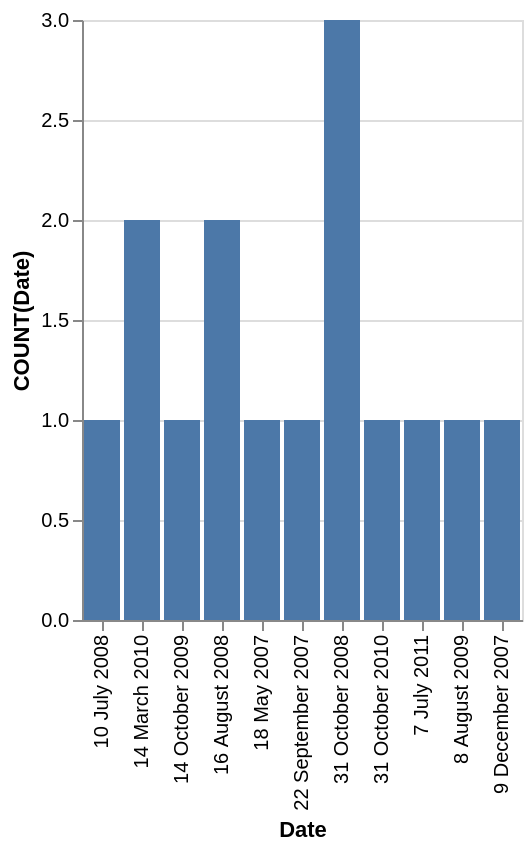

Write the Vega-Lite specification saved for this chart.
### Vega-Lite specification from a JSON file in a GitHub repository (floating-point values rounded to 4 significant figures)
{"data": {"values": [{"x_data": "10 July 2008", "y_data": 1}, {"x_data": "14 March 2010", "y_data": 2}, {"x_data": "14 October 2009", "y_data": 1}, {"x_data": "16 August 2008", "y_data": 2}, {"x_data": "18 May 2007", "y_data": 1}, {"x_data": "22 September 2007", "y_data": 1}, {"x_data": "31 October 2008", "y_data": 3}, {"x_data": "31 October 2010", "y_data": 1}, {"x_data": "7 July 2011", "y_data": 1}, {"x_data": "8 August 2009", "y_data": 1}, {"x_data": "9 December 2007", "y_data": 1}]}, "mark": "bar", "encoding": {"x": {"field": "x_data", "type": "nominal", "title": "Date", "sort": "ascending"}, "y": {"field": "y_data", "type": "quantitative", "title": "COUNT(Date)"}}}
